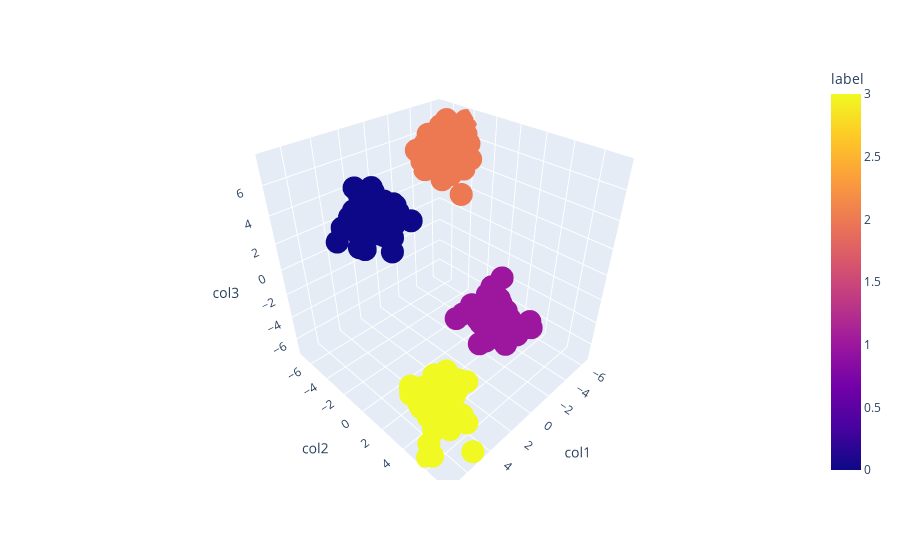

Notebook code cell kept with this figure:
### Code cell
fig = px.scatter_3d(df,x='col1',y= 'col2',z='col3',color='label')
fig.show()

### Figure 1 — Plotly figure (JSON) as saved in the notebook; plotly's stock layout.template omitted (floating-point values rounded to 4 significant figures; data arrays with more than 128 entries replaced by an {"elided": "..."} marker saying what was removed)
{"data": [{"hovertemplate": "col1=%{x}<br>col2=%{y}<br>col3=%{z}<br>label=%{marker.color}<extra></extra>", "legendgroup": "", "marker": {"color": {"elided": "200 int values"}, "coloraxis": "coloraxis", "symbol": "circle"}, "mode": "markers", "name": "", "scene": "scene", "showlegend": false, "type": "scatter3d", "x": {"elided": "200 float values"}, "y": {"elided": "200 float values"}, "z": {"elided": "200 float values"}}], "layout": {"coloraxis": {"colorbar": {"title": {"text": "label"}}, "colorscale": [[0, "#0d0887"], [0.1111, "#46039f"], [0.2222, "#7201a8"], [0.3333, "#9c179e"], [0.4444, "#bd3786"], [0.5556, "#d8576b"], [0.6667, "#ed7953"], [0.7778, "#fb9f3a"], [0.8889, "#fdca26"], [1, "#f0f921"]]}, "legend": {"tracegroupgap": 0}, "margin": {"t": 60}, "scene": {"domain": {"x": [0, 1], "y": [0, 1]}, "xaxis": {"title": {"text": "col1"}}, "yaxis": {"title": {"text": "col2"}}, "zaxis": {"title": {"text": "col3"}}}}}
